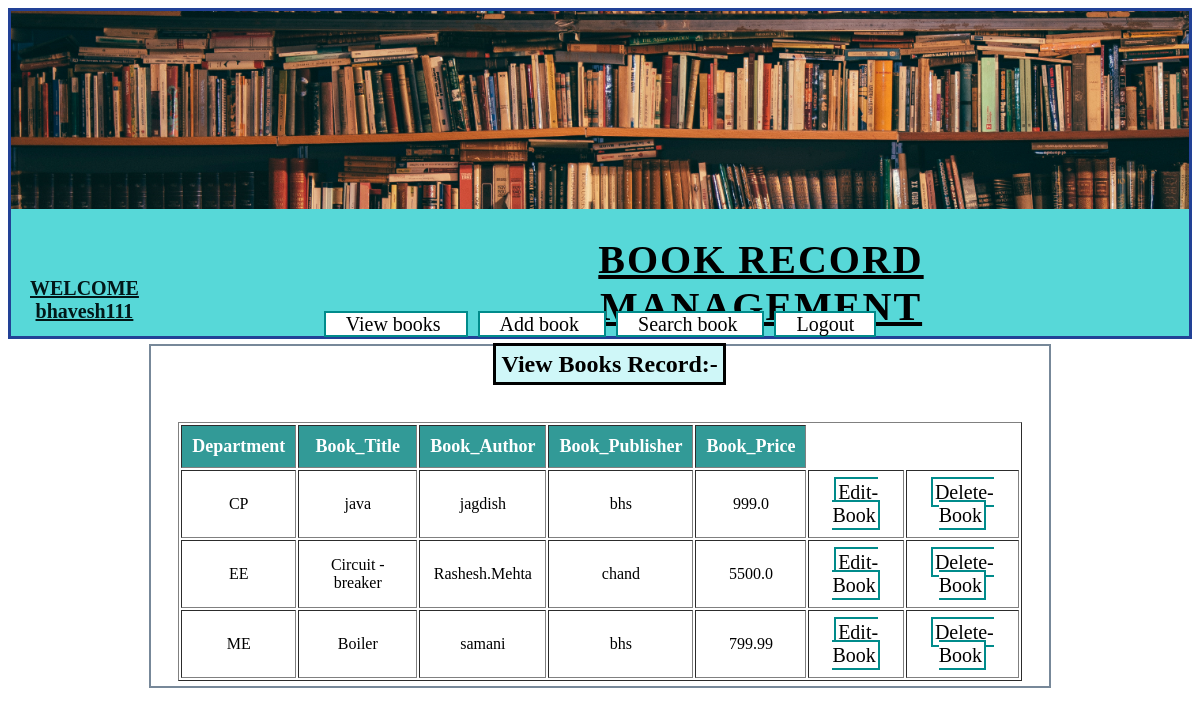
The app's page /BRMapp/view_books (signed in) with its own data.
### BRMapp/models.py (models this page shows, shortened)
class Book(models.Model):
    dpt=models.CharField(max_length=25)
    title=models.CharField(max_length=25)
    author=models.CharField(max_length=25)
    pbr=models.CharField(max_length=25)
    price=models.FloatField()

### BRMapp/views.py (the view)
# urls.py: url('view_books',v.fun_view_books),
@login_required(login_url="BRMapp/userlogin")
def fun_view_books(request):
    username=request.session["username"]                #session is a dictionary
    books=mod.Book.objects.all()
    res=render(request,"BRMapp/view.html",{"books" : books,"username":username})
    return(res)

### templates/BRMapp/view.html (shortened to what this page needs)
<!DOCTYPE html>
<html lang="en">
<head>
    {% load static %}
    <link rel="stylesheet" href="{%static 'css/BRMCSS.css' %}">
</head>
<body>
<div id="header">
    <div id="img">
        <br> <br> <br> <br> <br> <br> <br> <br> <br><br><br>
    </div>
    <h1>BOOK RECORD MANAGEMENT </h1>
    <h4>WELCOME  <br>{{username}}</h4>
    <div id="nav">
        <a href="BRMapp/view_books">View books </a>
        <a href="BRMapp/add_new_book">Add book  </a>
        <a href="BRMapp/SearchBook">Search book </a>
        <a href="BRMapp/userlogout">Logout </a>
    </div>
</div>
<div id="main" >
<h2>View  Books Record:- </h2>
    <table border="1">
        <thead>
            <tr>
                <th>Department </th>
                <th>Book_Title </th>
                <th>Book_Author </th>
                <th>Book_Publisher</th>
                <th>Book_Price </th>
            </tr>
        </thead>
        <tbody>
            {% for book in books %}
            <tr>
                <td>{{book.dpt}} </td>
                <td>{{book.title}} </td>
                <td>{{book.author}}</td>
                <td>{{book.pbr}}  </td>
                <td>{{book.price}}</td>
                <td><a class="btn" href="BRMapp/EditBook?bookid={{book.id}} ">Edit-Book </a></td>
                <td><a class= "dbtn"  href="BRMapp/delete_book?bookid={{book.id}} ">Delete-Book </a></td>
            </tr>
            {% endfor %}
        </tbody>
    </table>
</div>
</body>
</html>

### static/css/BRMCSS.css (style rules this page uses)
body { font-family: calibri; }
#header { border: rgb(34, 65, 150); border-style: solid; background-color:rgb(87, 216, 216); background-position: center; text-align: center; }
#img { background-image: url(library.PNG); width: 100%; position: relative; left: 0px; }
#header h1 { text-align: center; text-decoration-line: underline; font-size: 40px; letter-spacing: 2px; margin-left: 450px; width: 600px; height:50px; }
#header h4 { position: absolute; top: 250px; left: 30px; color: rgb(2, 23, 24); text-decoration: underline; font-size: 20px; }
#nav { width: 60%; margin: auto; }
#nav a { border: solid 2px darkcyan; font-size: 20px; width: 150px; background-color:white; color: black; text-decoration: none; padding-left: 20px; padding-right: 20px; margin: 5px 5px 5px 5px ; }
#main { width: 75%; margin-left: auto; margin-right: auto; border: solid 2px lightslategray; margin-top: 5px; padding: 5px; }
#main h2 { border:solid; background-color: rgb(207, 247, 248); margin-left: 38%; padding: 5px 5px; display: inline; }
#main table { margin-top: 5%; margin-right: auto; margin-left: auto; width: 95%; text-align: center; }
#main table th { background-color: #329A97; color: white; font-size: 18px; }
#main table th,td { padding: 10px; margin: 3px; }
.btn,.dbtn { border: solid 2px darkcyan; font-size: 20px; width: 150px; background-color:white; color: black; text-decoration: none; padding: 2px; }

### records on screen
Book: dpt "CP", title "java", author "jagdish", pbr "bhs", price "999.0"
Book: dpt "EE", title "Circuit - breaker", author "Rashesh.Mehta", pbr "chand", price "5500.0"
Book: dpt "ME", title "Boiler", author "samani", pbr "bhs", price "799.99"

### other values on screen
{{ username }} "bhavesh111"
